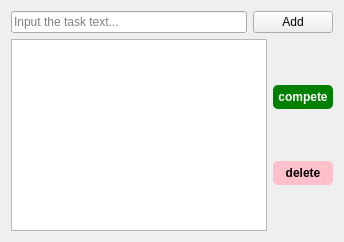
<?xml version="1.0" encoding="UTF-8"?>
<ui version="4.0">
 <class>Form</class>
 <widget class="QWidget" name="Form">
  <property name="windowTitle">
   <string>To-Do App</string>
  </property>
  <layout class="QGridLayout" name="gridLayout">
   <item row="0" column="0" colspan="2">
    <layout class="QHBoxLayout" name="horizontalLayout">
     <item>
      <widget class="QLineEdit" name="taskInput">
       <property name="placeholderText">
        <string>Input the task text...</string>
       </property>
      </widget>
     </item>
     <item>
      <widget class="QPushButton" name="addButton">
       <property name="text">
        <string>Add</string>
       </property>
      </widget>
     </item>
    </layout>
   </item>
   <item row="1" column="0">
    <widget class="QListWidget" name="taskList"/>
   </item>
   <item row="1" column="1">
    <layout class="QVBoxLayout" name="verticalLayout">
     <item>
      <widget class="QPushButton" name="markCompleteButton">
       <property name="styleSheet">
        <string notr="true">background-color: green; color: white; font-weight: bold; border-radius: 5px; padding: 5px;</string>
       </property>
       <property name="text">
        <string>compete</string>
       </property>
      </widget>
     </item>
     <item>
      <widget class="QPushButton" name="deleteButton">
       <property name="styleSheet">
        <string notr="true">background-color: pink; color: black; font-weight: bold; border-radius: 5px; padding: 5px;</string>
       </property>
       <property name="text">
        <string>delete</string>
       </property>
      </widget>
     </item>
    </layout>
   </item>
  </layout>
 </widget>
 <resources/>
 <connections/>
</ui>
